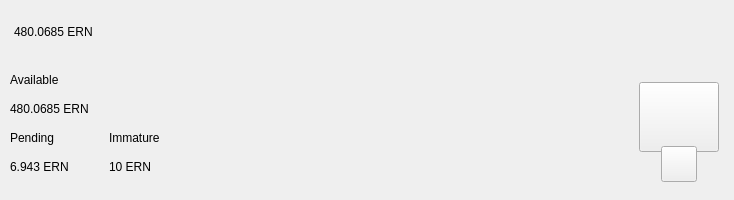
<?xml version="1.0" encoding="UTF-8"?>
<ui version="4.0">
 <class>TopBar</class>
 <widget class="QWidget" name="TopBar">
  <property name="geometry">
   <rect>
    <x>0</x>
    <y>0</y>
    <width>734</width>
    <height>200</height>
   </rect>
  </property>
  <property name="minimumSize">
   <size>
    <width>0</width>
    <height>200</height>
   </size>
  </property>
  <property name="maximumSize">
   <size>
    <width>16777215</width>
    <height>200</height>
   </size>
  </property>
  <property name="windowTitle">
   <string>Form</string>
  </property>
  <layout class="QVBoxLayout" name="verticalLayout_10" stretch="0">
   <property name="spacing">
    <number>0</number>
   </property>
   <property name="leftMargin">
    <number>0</number>
   </property>
   <property name="topMargin">
    <number>0</number>
   </property>
   <property name="rightMargin">
    <number>0</number>
   </property>
   <property name="bottomMargin">
    <number>0</number>
   </property>
   <item>
    <widget class="PFBorderImage" name="containerTop">
     <layout class="QVBoxLayout" name="verticalLayout_11">
      <property name="spacing">
       <number>0</number>
      </property>
      <property name="leftMargin">
       <number>0</number>
      </property>
      <property name="topMargin">
       <number>0</number>
      </property>
      <property name="rightMargin">
       <number>0</number>
      </property>
      <property name="bottomMargin">
       <number>0</number>
      </property>
      <item>
       <widget class="QWidget" name="top_container_2" native="true">
        <property name="minimumSize">
         <size>
          <width>0</width>
          <height>65</height>
         </size>
        </property>
        <layout class="QHBoxLayout" name="top_container">
         <property name="spacing">
          <number>0</number>
         </property>
         <property name="leftMargin">
          <number>14</number>
         </property>
         <property name="topMargin">
          <number>0</number>
         </property>
         <property name="rightMargin">
          <number>14</number>
         </property>
         <property name="bottomMargin">
          <number>0</number>
         </property>
         <item alignment="Qt::AlignVCenter">
          <widget class="QWidget" name="widgetTopAmount" native="true">
           <property name="sizePolicy">
            <sizepolicy hsizetype="Preferred" vsizetype="Maximum">
             <horstretch>0</horstretch>
             <verstretch>0</verstretch>
            </sizepolicy>
           </property>
           <layout class="QHBoxLayout" name="horizontalLayout_5">
            <property name="spacing">
             <number>0</number>
            </property>
            <property name="leftMargin">
             <number>0</number>
            </property>
            <property name="topMargin">
             <number>0</number>
            </property>
            <property name="rightMargin">
             <number>0</number>
            </property>
            <property name="bottomMargin">
             <number>0</number>
            </property>
            <item alignment="Qt::AlignTop">
             <widget class="QLabel" name="labelAmountTopERN">
              <property name="minimumSize">
               <size>
                <width>0</width>
                <height>36</height>
               </size>
              </property>
              <property name="styleSheet">
               <string notr="true">padding:0px;margin:0px;</string>
              </property>
              <property name="text">
               <string notr="true">480.0685 ERN</string>
              </property>
             </widget>
            </item>
           </layout>
          </widget>
         </item>
         <item>
          <spacer name="horizontalSpacer">
           <property name="orientation">
            <enum>Qt::Horizontal</enum>
           </property>
           <property name="sizeHint" stdset="0">
            <size>
             <width>40</width>
             <height>20</height>
            </size>
           </property>
          </spacer>
         </item>
         <item>
          <layout class="QHBoxLayout" name="horizontalLayout_4">
           <property name="spacing">
            <number>12</number>
           </property>
           <property name="rightMargin">
            <number>0</number>
           </property>
           <item alignment="Qt::AlignRight">
            <widget class="QWidget" name="layoutSync" native="true">
             <property name="minimumSize">
              <size>
               <width>0</width>
               <height>36</height>
              </size>
             </property>
             <property name="maximumSize">
              <size>
               <width>16777215</width>
               <height>36</height>
              </size>
             </property>
             <layout class="QVBoxLayout" name="verticalLayout_9">
              <property name="leftMargin">
               <number>0</number>
              </property>
              <property name="topMargin">
               <number>0</number>
              </property>
              <property name="rightMargin">
               <number>0</number>
              </property>
              <property name="bottomMargin">
               <number>0</number>
              </property>
              <item>
               <widget class="ExpandableButton" name="pushButtonSync" native="true">
                <property name="minimumSize">
                 <size>
                  <width>36</width>
                  <height>36</height>
                 </size>
                </property>
                <property name="maximumSize">
                 <size>
                  <width>16777215</width>
                  <height>36</height>
                 </size>
                </property>
               </widget>
              </item>
             </layout>
            </widget>
           </item>
           <item>
            <widget class="ExpandableButton" name="pushButtonHDUpgrade" native="true">
             <property name="minimumSize">
              <size>
               <width>36</width>
               <height>36</height>
              </size>
             </property>
            </widget>
           </item>
           <item>
            <widget class="ExpandableButton" name="pushButtonStack" native="true">
             <property name="minimumSize">
              <size>
               <width>36</width>
               <height>36</height>
              </size>
             </property>
            </widget>
           </item>
           <item>
            <widget class="ExpandableButton" name="pushButtonColdStaking" native="true">
             <property name="minimumSize">
              <size>
               <width>36</width>
               <height>36</height>
              </size>
             </property>
            </widget>
           </item>
           <item>
            <widget class="ExpandableButton" name="pushButtonConnection" native="true">
             <property name="minimumSize">
              <size>
               <width>36</width>
               <height>36</height>
              </size>
             </property>
            </widget>
           </item>
           <item>
            <widget class="ExpandableButton" name="pushButtonLock" native="true">
             <property name="sizePolicy">
              <sizepolicy hsizetype="Expanding" vsizetype="Expanding">
               <horstretch>0</horstretch>
               <verstretch>0</verstretch>
              </sizepolicy>
             </property>
             <property name="minimumSize">
              <size>
               <width>36</width>
               <height>0</height>
              </size>
             </property>
            </widget>
           </item>
           <item>
            <widget class="ExpandableButton" name="pushButtonFAQ" native="true">
             <property name="minimumSize">
              <size>
               <width>36</width>
               <height>36</height>
              </size>
             </property>
            </widget>
           </item>
          </layout>
         </item>
        </layout>
       </widget>
      </item>
      <item>
       <widget class="QWidget" name="bottom_container" native="true">
        <property name="minimumSize">
         <size>
          <width>0</width>
          <height>135</height>
         </size>
        </property>
        <layout class="QHBoxLayout" name="botton_container">
         <property name="leftMargin">
          <number>10</number>
         </property>
         <property name="topMargin">
          <number>0</number>
         </property>
         <property name="rightMargin">
          <number>10</number>
         </property>
         <property name="bottomMargin">
          <number>10</number>
         </property>
         <item>
          <layout class="QHBoxLayout" name="horizontalLayout_3">
           <property name="bottomMargin">
            <number>9</number>
           </property>
           <item>
            <layout class="QVBoxLayout" name="verticalLayout_7">
             <property name="spacing">
              <number>0</number>
             </property>
             <property name="leftMargin">
              <number>0</number>
             </property>
             <property name="rightMargin">
              <number>30</number>
             </property>
             <item>
              <layout class="QVBoxLayout" name="verticalLayout_2">
               <item>
                <widget class="QLabel" name="labelTitle1">
                 <property name="text">
                  <string>Available</string>
                 </property>
                </widget>
               </item>
               <item>
                <widget class="QLabel" name="labelAmountERN">
                 <property name="text">
                  <string notr="true">480.0685 ERN</string>
                 </property>
                </widget>
               </item>
              </layout>
             </item>
             <item>
              <layout class="QHBoxLayout" name="horizontalLayout_2">
               <property name="spacing">
                <number>0</number>
               </property>
               <item>
                <layout class="QVBoxLayout" name="verticalLayout_3">
                 <item>
                  <widget class="QLabel" name="labelTitle3">
                   <property name="text">
                    <string>Pending</string>
                   </property>
                  </widget>
                 </item>
                 <item>
                  <widget class="QLabel" name="labelPendingERN">
                   <property name="text">
                    <string notr="true">6.943 ERN</string>
                   </property>
                  </widget>
                 </item>
                </layout>
               </item>
               <item>
                <spacer name="horizontalSpacer_3">
                 <property name="orientation">
                  <enum>Qt::Horizontal</enum>
                 </property>
                 <property name="sizeType">
                  <enum>QSizePolicy::Fixed</enum>
                 </property>
                 <property name="sizeHint" stdset="0">
                  <size>
                   <width>40</width>
                   <height>20</height>
                  </size>
                 </property>
                </spacer>
               </item>
               <item>
                <layout class="QVBoxLayout" name="verticalLayout_4">
                 <item>
                  <widget class="QLabel" name="labelTitle4">
                   <property name="text">
                    <string>Immature</string>
                   </property>
                  </widget>
                 </item>
                 <item>
                  <widget class="QLabel" name="labelImmatureERN">
                   <property name="text">
                    <string notr="true">10 ERN</string>
                   </property>
                  </widget>
                 </item>
                </layout>
               </item>
              </layout>
             </item>
            </layout>
           </item>
          </layout>
         </item>
         <item>
          <spacer name="horizontalSpacer_2">
           <property name="orientation">
            <enum>Qt::Horizontal</enum>
           </property>
           <property name="sizeHint" stdset="0">
            <size>
             <width>40</width>
             <height>20</height>
            </size>
           </property>
          </spacer>
         </item>
         <item alignment="Qt::AlignHCenter|Qt::AlignVCenter">
          <widget class="QWidget" name="qrContainer" native="true">
           <property name="sizePolicy">
            <sizepolicy hsizetype="Preferred" vsizetype="Minimum">
             <horstretch>0</horstretch>
             <verstretch>0</verstretch>
            </sizepolicy>
           </property>
           <property name="minimumSize">
            <size>
             <width>90</width>
             <height>110</height>
            </size>
           </property>
           <property name="maximumSize">
            <size>
             <width>90</width>
             <height>110</height>
            </size>
           </property>
           <layout class="QVBoxLayout" name="containerQR">
            <property name="spacing">
             <number>0</number>
            </property>
            <property name="leftMargin">
             <number>5</number>
            </property>
            <property name="topMargin">
             <number>10</number>
            </property>
            <property name="rightMargin">
             <number>5</number>
            </property>
            <property name="bottomMargin">
             <number>0</number>
            </property>
            <item>
             <widget class="QPushButton" name="btnQr">
              <property name="minimumSize">
               <size>
                <width>70</width>
                <height>70</height>
               </size>
              </property>
              <property name="maximumSize">
               <size>
                <width>16777215</width>
                <height>70</height>
               </size>
              </property>
              <property name="focusPolicy">
               <enum>Qt::NoFocus</enum>
              </property>
              <property name="text">
               <string/>
              </property>
              <property name="iconSize">
               <size>
                <width>70</width>
                <height>70</height>
               </size>
              </property>
             </widget>
            </item>
            <item>
             <spacer name="verticalSpacer">
              <property name="orientation">
               <enum>Qt::Vertical</enum>
              </property>
              <property name="sizeType">
               <enum>QSizePolicy::Fixed</enum>
              </property>
              <property name="sizeHint" stdset="0">
               <size>
                <width>20</width>
                <height>20</height>
               </size>
              </property>
             </spacer>
            </item>
            <item alignment="Qt::AlignHCenter|Qt::AlignBottom">
             <widget class="QPushButton" name="pushButtonQR">
              <property name="minimumSize">
               <size>
                <width>36</width>
                <height>36</height>
               </size>
              </property>
              <property name="maximumSize">
               <size>
                <width>36</width>
                <height>36</height>
               </size>
              </property>
              <property name="focusPolicy">
               <enum>Qt::NoFocus</enum>
              </property>
              <property name="text">
               <string/>
              </property>
             </widget>
            </item>
           </layout>
          </widget>
         </item>
        </layout>
       </widget>
      </item>
     </layout>
    </widget>
   </item>
  </layout>
 </widget>
 <customwidgets>
  <customwidget>
   <class>ExpandableButton</class>
   <extends>QWidget</extends>
   <header>qt/earnscoin/expandablebutton.h</header>
   <container>1</container>
  </customwidget>
  <customwidget>
   <class>PFBorderImage</class>
   <extends>QFrame</extends>
   <header>qt/earnscoin/pfborderimage.h</header>
   <container>1</container>
  </customwidget>
 </customwidgets>
 <resources/>
 <connections/>
</ui>
